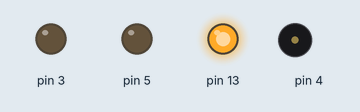
Recording of a program running on a simulated Teensy 4. On the bench: output pins drawn as LEDs (lit = HIGH), buzzer (waves = sounding). Random numbers use the default seed unless the program sets one; pins used as bus, display or sensor lines are not drawn.

Above: at 0.1 s.
At 5.1 s:
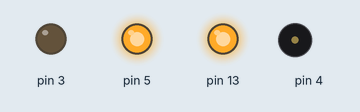
At 9.6 s:
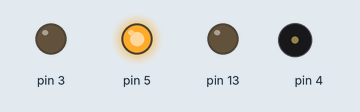
At 19.1 s:
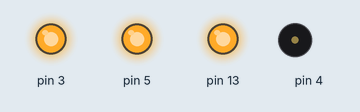
At 28.6 s:
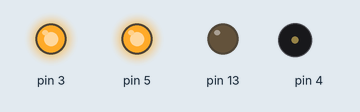
At 38.7 s:
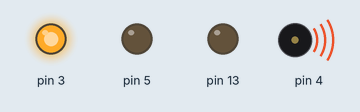
Timing chart, 0 to 40.0 s (numbered marks = the images above):
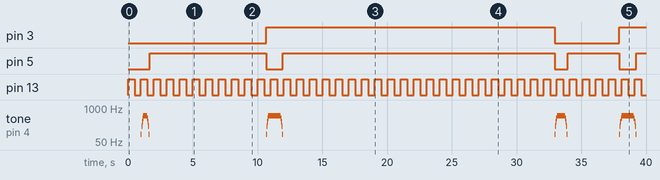

The program:

main.cpp
```cpp
#include <Arduino.h>

#include <StateMachine.h>
#include <DelayTask.h>
#include <DomeTask.h>

// Blinky done as a state machine. Also running a stepper motor randomly

// State Machine to handle blinking the LED forever
class ledTask : public StateMachine
{
public:
  ledTask() : StateMachine(ACTION(initialState))
  {
    pinMode(13, OUTPUT);
    offDelay = 100;
    onDelay = 200;
  }

  void setOffDelay(uint32_t off_msec) { offDelay = off_msec; }
  void setOnDelay(uint32_t on_msec) { onDelay = on_msec; }

protected:

  uint32_t offDelay;
  uint32_t onDelay;

  delayTask delay;

  void initialState(void)
  {
    digitalWrite(13, HIGH);  // led on
    delay.setDelay(onDelay);
    setChild(&delay);   // divert update() to running the delay
    setState(ACTION(ledOff));
  }
  void ledOff(void)
  {
    digitalWrite(13, LOW);  // led off
    delay.setDelay(offDelay);
    setChild(&delay);   // divert update() to running the delay
    setState(ACTION(initialState)); // after the delay do it all over again
  }
};

ledTask blinky;
domeTask dome;

void setup() {
  // put your setup code here, to run once:
  blinky.setOffDelay(500);
  blinky.setOnDelay(500);
}

void loop() {
  // put your main code here, to run repeatedly:
  blinky.update();

  dome.update();
  // doOtherStuff.update();

  // notes: at no point does blinky.update() take more than a few hundred usec to return.
  // So long as you call it, it'll keep that LED blinking
}
```

Measured:
- by itself, pin 3: LOW → HIGH at 10.7 s, → LOW 22.3 s later, → HIGH 5.0 s later
- by itself, pin 5: goes HIGH 9.0 s, LOW 1.3 s, HIGH 21.0 s, LOW 0.98 s, HIGH 4.0 s, LOW 1.3 s, then HIGH
- by itself, pin 13: alternates HIGH for 0.50 s and LOW for 0.50 s
- by itself, tone on pin 4: plays 100 Hz for 0.04 s, 200 Hz for 0.04 s, 300 Hz for 0.04 s, 400 Hz for 0.04 s, 500 Hz for 0.32 s, 400 Hz for 0.04 s … (36 notes in this stretch)
